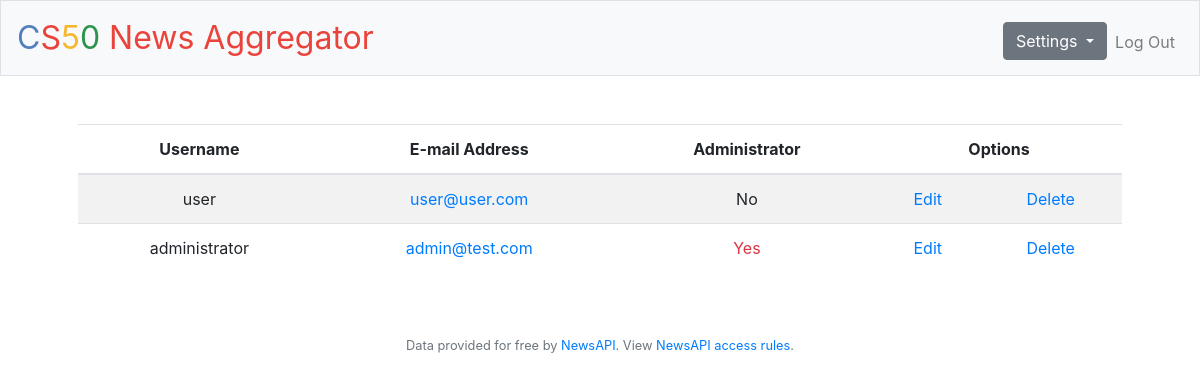
Page /admin_users (signed in) on the committed database.
### tables this page shows
CREATE TABLE users ('id' INTEGER PRIMARY KEY AUTOINCREMENT NOT NULL, 'username' TEXT NOT NULL, 'hash' TEXT NOT NULL, 'is_admin' boolean NOT NULL DEFAULT 0, 'email' varchar(255));

### application.py (the view)
@app.route("/admin_users", methods=["GET", "POST"])
@login_required
def admin_users():
    if useris_admin():  # If user is admin, can edit all user.
        rows = db.execute("SELECT * FROM users")
        return render_template("admin_users.html", rows=rows, isadmin=useris_admin())
    else:  # If not, can only edit him/herself.
        rows = db.execute("SELECT * FROM users WHERE id=:id ", id=session.get("user_id"))
        return render_template("admin_users.html", rows=rows, isadmin=useris_admin())

### application.py (called while the page is built)
@app.after_request
def after_request(response):
    response.headers["Cache-Control"] = "no-cache, no-store, must-revalidate"
    response.headers["Expires"] = 0
    response.headers["Pragma"] = "no-cache"
    return response

def useris_admin():
    if (len(db.execute("SELECT * FROM users WHERE id=:id and is_admin=1", id=session.get("user_id"))) > 0):
        return 1
    else:
        return 0

### helpers.py (called while the page is built)
def login_required(f):
    @wraps(f)
    def decorated_function(*args, **kwargs):
        if session.get("user_id") is None:
            return redirect("/login")
        return f(*args, **kwargs)
    return decorated_function

### templates/admin_users.html (shortened to what this page needs)
{% extends "layout.html" %}
{% block menu %}
  {% if isadmin %}
    {% include 'adminmenu.html' %}
  {% else %}
    {% include 'usermenu.html' %}
  {% endif %}
{% endblock %}
{% block main %}
    <table class="table table-striped">
        <thead>
            <tr>
                <th scope="col">Username</th>
                <th scope="col">E-mail Address</th>
                <th scope="col">Administrator</th>
                <th scope="col" colspan="2">Options</th>
            </tr>
        <tbody>
            {% for row in rows %}
                <tr>
                    <td>{{ row.username }}</div></td>
                    <td><a href=mailto:{{ row.email }} title={{ row.email }} target="_blank">{{ row.email }}</a></td>
                    {% if row.is_admin %}
                        <td><div class="text-danger">Yes</div></td>
                    {% else %}
                        <td>No</td>
                    {% endif %}
                    <td><a href="#" onclick="MyWindow=window.open('{{ "edituser_" ~ row.id }}','MyWindow','width=600,height=800'); return false;">Edit</a></td>
                    {% if isadmin == 1 %}
                    <td><a href="#" onclick="MyWindow=window.open('{{ "deleteuser_" ~ row.id }}','MyWindow','width=600,height=300'); return false;">Delete</a></td>
                    {% endif %}
                </tr>
            {% endfor %}
        </tbody>
     </table>
{% endblock %}

### rows in the picture
users: username "user", email "user@user.com", is_admin "No"
users: username "administrator", email "admin@test.com", is_admin "Yes"
